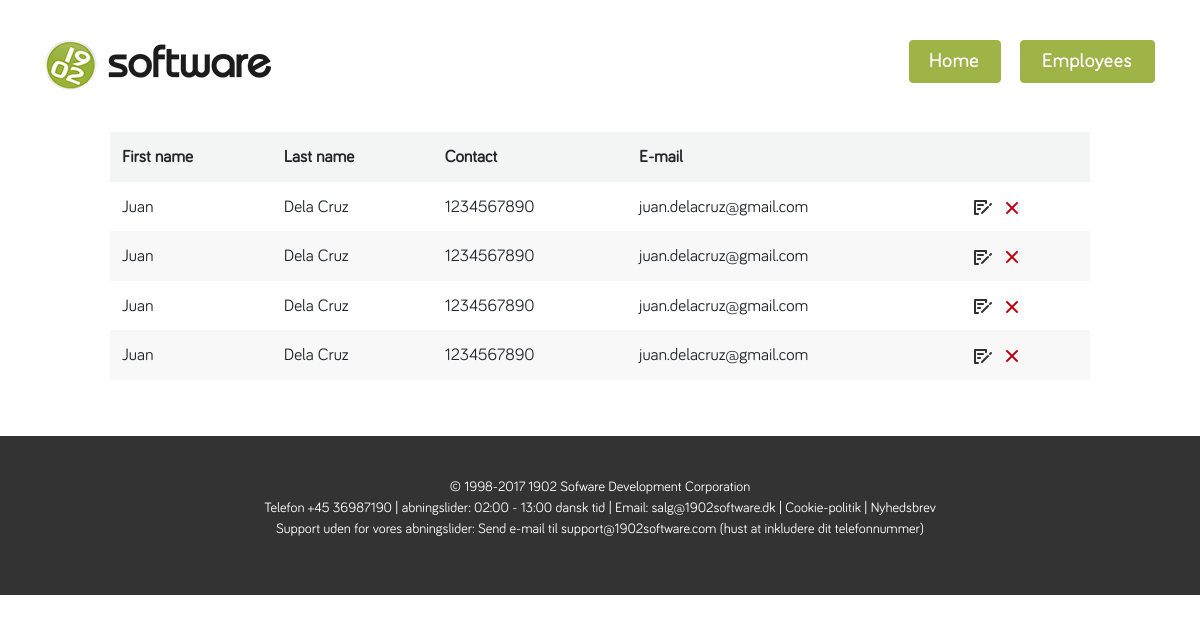
Page /employee.php on the committed database.
### tables this page shows
CREATE TABLE `employee_master_table` (
  `employee_number` int(10) NOT NULL,
  `last_name` varchar(50) NOT NULL,
  `first_name` varchar(50) NOT NULL,
  `middle_name` varchar(50) NOT NULL,
  `sex` varchar(1) NOT NULL,
  `birthday` date NOT NULL,
  `age` int(2) NOT NULL,
  `address` varchar(200) NOT NULL,
  `telephone_number` varchar(20) NOT NULL,
  `entry_date` timestamp NOT NULL DEFAULT current_timestamp()
);

### classes/config.php (called while the page is built, shortened)
<?php
	class db_connect {
		public $host = db_host;
		public $user = db_user;
		public $pass = db_pass;
		public $dbname = db_name;
		public function connect(){
			$this->conn = new mysqli($this->host, $this->user, $this->pass, $this->dbname);
		}
	}
?>

### classes/class.php (called while the page is built, shortened)
<?php
	require 'config.php';
	class db_class extends db_connect {
		public function read(){
			$select = $this->conn->prepare("SELECT * FROM `employee_master_table`") or die($this->conn->error);
			if($select->execute()){
				$result = $select->get_result();
				return $result;
			}
		}
	}
?>

### employee.php (the view)
<?php include("inc/header.php"); ?>
	<section id="employee_section">
		<div class="container">
			<div class="table-responsive">
				<table class="table">
					<thead>
						<tr>
							<th>First name</th>
							<th>Last name</th>
							<th>Contact</th>
							<th colspan="2">E-mail</th>
						</tr>
					</thead>
					<tbody>
						<?php
							require 'classes/class.php';
							$conn = new db_class();
							$read = $conn->read();
							while($fetch = $read->fetch_array()){
						?>
						<tr>
							<td><?php echo $fetch['first_name']; ?></td>
							<td><?php echo $fetch['last_name']; ?></td>
							<td><?php echo $fetch['telephone_number']; ?></td>
							<td><?php echo $fetch['address']; ?></td>
							<td>
								<a href="#"><img src="assets/img/ic-edit.png"></a>
								<a href="#"><img src="assets/img/ic-delete.png"></a>
							</td>
						</tr>
						<?php
							}
						?>
					</tbody>
				</table>
			</div>
		</div>
	</section>
<?php include("inc/footer.php"); ?>

### inc/header.php (shortened to what this page needs)
<!DOCTYPE html>
<html>
<head>
	<link rel="stylesheet" href="https://stackpath.bootstrapcdn.com/bootstrap/4.3.1/css/bootstrap.min.css">
	<link rel="stylesheet" href="assets/css/styles.css">
</head>
<body>
	<header>
		<div class="container">
			<div class="row">
				<div class="col-md-6">
					<a href="#" id="logo">
						<img src="assets/img/logo-entry.png" alt="header_logo">
					</a>
				</div>
				<div class="col-md-6">
					<div class="button__wrapper">
						<a href="index.php"><img src="assets/img/btn-home.png" alt="home link"></a>
						<a href="employee.php"><img src="assets/img/btn-employees.png" alt="employee link"></a>
					</div>
				</div>
			</div>
		</div>
	</header>

### inc/footer.php (shortened to what this page needs)
	<footer id="footer_section">
		<div class="container">
			<div class="text_center">
				<p>
					&copy; 1998-2017 1902 Sofware Development Corporation<br>
					Telefon +45 36987190 | abningslider: 02:00 - 13:00 dansk tid | Email: salg@1902software.dk | Cookie-politik | Nyhedsbrev<br>Support uden for vores abningslider: Send e-mail til support@1902software.com (hust at inkludere dit telefonnummer)
				</p>
			</div>
		</div>
	</footer>
</body>
</html>

### assets/css/global.css (style rules this page uses)
body { color: #696969; font-size: 17px; font-family: 'Bariol Regular'; }
#home_section .container, #employee_section .container { padding: 0 80px; }

### assets/css/header.css (style rules this page uses)
header { padding: 40px 0; }
header #logo { display: block; }
header .button__wrapper { text-align: right; }
header .button__wrapper a { display: inline-block; margin-left: 15px; }

### assets/css/home-section.css (style rules this page uses)
#home_section, #employee_section { margin-bottom: 40px; }

### assets/css/employee-section.css (style rules this page uses)
#employee_section .table { width: 100%; }
#employee_section .table thead { background: #f2f5f3; }
#employee_section .table thead th, #employee_section .table tbody td { border: none; }
#employee_section .table tbody td a { display: inline-block; margin: 0 5px; }
#employee_section .table tbody tr:nth-child(even) { background: #f8f8f8; }

### assets/css/footer.css (style rules this page uses)
#footer_section { background: #333; color: #fff; font-size: 14px; text-align: center; padding: 40px 0; }

### rows in the picture
employee_master_table: first_name "Juan", last_name "Dela Cruz", telephone_number "1234567890", address "juan.delacruz@gmail.com"
employee_master_table: first_name "Juan", last_name "Dela Cruz", telephone_number "1234567890", address "juan.delacruz@gmail.com"
employee_master_table: first_name "Juan", last_name "Dela Cruz", telephone_number "1234567890", address "juan.delacruz@gmail.com"
employee_master_table: first_name "Juan", last_name "Dela Cruz", telephone_number "1234567890", address "juan.delacruz@gmail.com"
